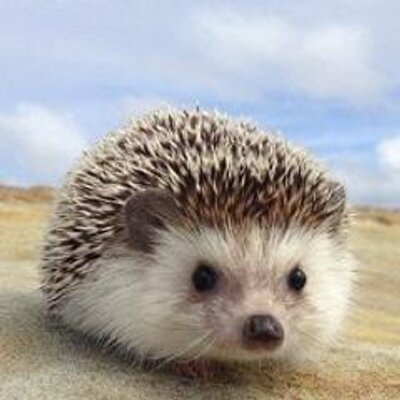
#> input picture img/hari.jpeg, 400 x 400 px
$ python squares.py   (older library calls are emulated)
#> lines starting #> are read from the running program, lines starting #| are printed output that depends on the picture; after the words box and inside, x2 and y2 are one past the last pixel; in counts of white or black regions, pixels touching at a corner belong together
#!/usr/bin/env python

'''
Simple "Square Detector" program.
Loads several images sequentially and tries to find squares in each image.
'''

# Python 2/3 compatibility
import sys
PY3 = sys.version_info[0] == 3

if PY3:
    xrange = range

import numpy as np
import cv2


def angle_cos(p0, p1, p2):
    d1, d2 = (p0-p1).astype('float'), (p2-p1).astype('float')
    return abs( np.dot(d1, d2) / np.sqrt( np.dot(d1, d1)*np.dot(d2, d2) ) )

def find_squares(img):
    img = cv2.GaussianBlur(img, (5, 5), 0)
    squares = []
    for gray in cv2.split(img):
        for thrs in xrange(0, 255, 26):
            if thrs == 0:
                bin = cv2.Canny(gray, 0, 50, apertureSize=5)
                bin = cv2.dilate(bin, None)
            else:
                retval, bin = cv2.threshold(gray, thrs, 255, cv2.THRESH_BINARY)
            bin, contours, hierarchy = cv2.findContours(bin, cv2.RETR_LIST, cv2.CHAIN_APPROX_SIMPLE)
            for cnt in contours:
                cnt_len = cv2.arcLength(cnt, True)
                cnt = cv2.approxPolyDP(cnt, 0.02*cnt_len, True)
                if len(cnt) == 4 and cv2.contourArea(cnt) > 1000 and cv2.isContourConvex(cnt):
                    cnt = cnt.reshape(-1, 2)
                    max_cos = np.max([angle_cos( cnt[i], cnt[(i+1) % 4], cnt[(i+2) % 4] ) for i in xrange(4)])
                    if max_cos < 0.1:
                        squares.append(cnt)
    return squares

if __name__ == '__main__':
    from glob import glob
    for fn in glob('../img/hari.jpeg'):
        img = cv2.imread(fn)
#> img is the input picture: shape (400, 400, 3); mean B, G, R 161.6, 164.5, 167.8
        squares = find_squares(img)
#> the loop in find_squares, `for gray in cv2.split(img):` made 3 passes
#> after the loop in find_squares, `for gray in cv2.split(img):`: cnt = [[191, 113], [191, 114]]; max_cos = 0; squares = 11 items
#> squares = 11 items
        cv2.drawContours( img, squares, -1, (0, 255, 0), 3 )
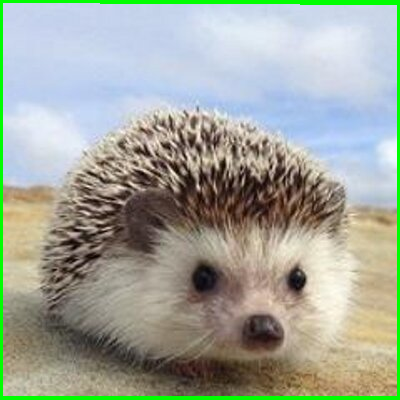
#> img: shape (400, 400, 3); 3.47% of pixels changed, all inside (x1, y1, x2, y2) = (0, 0, 400, 400)

        while True:
            cv2.imshow('squares', img)
            if cv2.waitKey(10) == 27: # ESC
#> (key Esc is pressed here)
                break


    cv2.destroyAllWindows()
